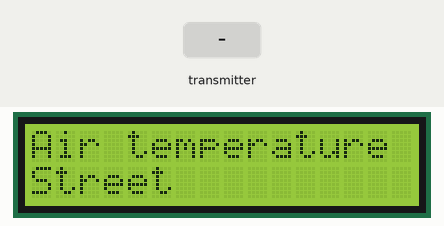
A program run on a simulated Arduino Uno, built with avr-gcc and run on an emulated ATmega328P. Shown: 16×2 character LCD. Inputs (shaded band) come from the test bench. No radio packets arrive unless stated; what the program prints to the serial monitor is not drawn.

Above: at 1.2 s.
1.3 s: the transmitter starts sending data.0 = 0
At 2.4 s:
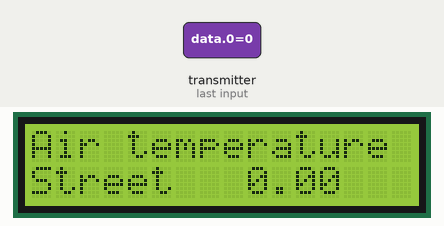
2.8 s: the transmitter starts sending data.0 = 25
At 3.6 s:
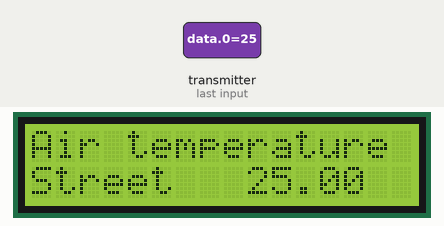
Timing chart, 0 to 5.8 s (numbered marks = the images above; inputs shaded):
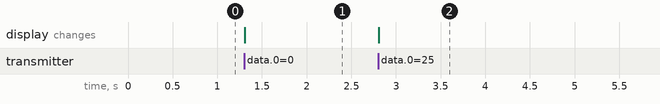

Measured:
- after the input at 1.3 s, the display: changes at once (image 1)
- after the input at 2.8 s, the display: changes at once (image 2)

The program:

main.cpp
```cpp
/*   Данный скетч делает следующее: передатчик (TX) отправляет массив
 *   данных, который генерируется согласно показаниям с кнопки и с
 *   двух потенциомтеров. Приёмник (RX) получает массив, и записывает
 *   данные на реле, сервомашинку и генерирует ШИМ сигнал на транзистор.
    by AlexGyver 2016
*/

#include <SPI.h>
#include "nRF24L01.h"
#include "RF24.h"
#include <Wire.h>
#include <LiquidCrystal_I2C.h>

/*
byte bukva_B[8]   = {B11110,B10000,B10000,B11110,B10001,B10001,B11110,B00000,}; // Буква "Б"
byte bukva_G[8]   = {B11111,B10001,B10000,B10000,B10000,B10000,B10000,B00000,}; // Буква "Г"
byte bukva_D[8]   = {B01111,B00101,B00101,B01001,B10001,B11111,B10001,B00000,}; // Буква "Д"
byte bukva_ZH[8]  = {B10101,B10101,B10101,B11111,B10101,B10101,B10101,B00000,}; // Буква "Ж"
byte bukva_Z[8]   = {B01110,B10001,B00001,B00010,B00001,B10001,B01110,B00000,}; // Буква "З"
byte bukva_I[8]   = {B10001,B10011,B10011,B10101,B11001,B11001,B10001,B00000,}; // Буква "И"
byte bukva_IY[8]  = {B01110,B00000,B10001,B10011,B10101,B11001,B10001,B00000,}; // Буква "Й"
byte bukva_L[8]   = {B00011,B00111,B00101,B00101,B01101,B01001,B11001,B00000,}; // Буква "Л"
byte bukva_P[8]   = {B11111,B10001,B10001,B10001,B10001,B10001,B10001,B00000,}; // Буква "П"
byte bukva_Y[8]   = {B10001,B10001,B10001,B01010,B00100,B01000,B10000,B00000,}; // Буква "У"
byte bukva_F[8]   = {B00100,B11111,B10101,B10101,B11111,B00100,B00100,B00000,}; // Буква "Ф"
byte bukva_TS[8]  = {B10010,B10010,B10010,B10010,B10010,B10010,B11111,B00001,}; // Буква "Ц"
byte bukva_CH[8]  = {B10001,B10001,B10001,B01111,B00001,B00001,B00001,B00000,}; // Буква "Ч"
byte bukva_Sh[8]  = {B10101,B10101,B10101,B10101,B10101,B10101,B11111,B00000,}; // Буква "Ш"
byte bukva_Shch[8]= {B10101,B10101,B10101,B10101,B10101,B10101,B11111,B00001,}; // Буква "Щ"
byte bukva_Mz[8]  = {B10000,B10000,B10000,B11110,B10001,B10001,B11110,B00000,}; // Буква "Ь"
byte bukva_IYI[8] = {B10001,B10001,B10001,B11001,B10101,B10101,B11001,B00000,}; // Буква "Ы"
byte bukva_Yu[8]  = {B10010,B10101,B10101,B11101,B10101,B10101,B10010,B00000,}; // Буква "Ю"
byte bukva_Ya[8]  = {B01111,B10001,B10001,B01111,B00101,B01001,B10001,B00000,}; // Буква "Я"
*/

RF24 radio(7,8); // "создать" модуль на пинах 9 и 10 Для Уно
//RF24 radio(9,53); // для Меги
LiquidCrystal_I2C lcd(0x27,16,2);  // Устанавливаем дисплей

byte address[][6] = {"1Node","2Node","3Node","4Node","5Node","6Node"};  //возможные номера труб

void setup(){
  Serial.begin(9600); //открываем порт для связи с ПК
  radio.begin(); //активировать модуль
  radio.setAutoAck(1);         //режим подтверждения приёма, 1 вкл 0 выкл
  radio.setRetries(0,15);     //(время между попыткой достучаться, число попыток)
  radio.enableAckPayload();    //разрешить отсылку данных в ответ на входящий сигнал
  radio.setPayloadSize(32);     //размер пакета, в байтах

  radio.openReadingPipe(1,address[0]);      //хотим слушать трубу 0
  radio.setChannel(0x60);  //выбираем канал (в котором нет шумов!)

  radio.setPALevel (RF24_PA_MAX); //уровень мощности передатчика. На выбор RF24_PA_MIN, RF24_PA_LOW, RF24_PA_HIGH, RF24_PA_MAX
  radio.setDataRate (RF24_250KBPS); //скорость обмена. На выбор RF24_2MBPS, RF24_1MBPS, RF24_250KBPS
  //должна быть одинакова на приёмнике и передатчике!
  //при самой низкой скорости имеем самую высокую чувствительность и дальность!!

  radio.powerUp(); //начать работу
  radio.startListening();  //начинаем слушать эфир, мы приёмный модуль

  lcd.init();
  lcd.backlight();// Включаем подсветку дисплея
  lcd.print("Air temperature");
  lcd.setCursor(0, 1);
  lcd.print("Street");
}

void loop() {
     byte pipeNo;
     float data[2];

    while( radio.available(&pipeNo)){    // слушаем эфир со всех труб
      radio.read(&data, sizeof(data));         // чиатем входящий сигнал


      // Устанавливаем курсор на вторую строку и 9 символ.
      lcd.setCursor(9, 1);
  // Выводим на экран количество секунд с момента запуска ардуины

      Serial.println(data[0]);
      lcd.print(data[0]);
   }
}
```
